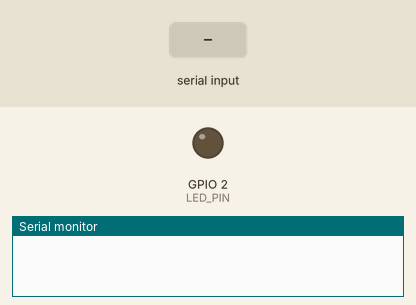
The sketch below on a simulated ESP32. Shown: output pins drawn as LEDs (lit = HIGH), the last lines printed to the serial monitor. Inputs (shaded band) come from the test bench. WiFi joins after 1.5 s; servers stay silent unless stated; uploads are accepted with an empty reply.

Above: at 0.0 s.
At 3.7 s:
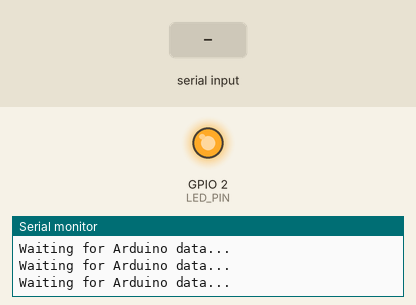
3.8 s: "90,45\n" received over the second serial link
At 4.9 s:
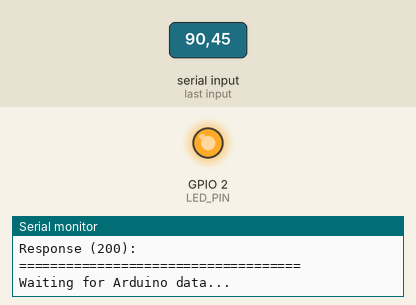
Timing chart, 0 to 6.8 s (numbered marks = the images above; inputs shaded):
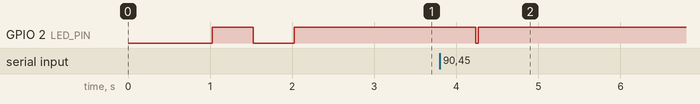

Measured:
- after the input at 3.8 s, GPIO 2 (LED_PIN): HIGH → LOW after 0.44 s, → HIGH 0.03 s later

The sketch:

final2.ino
```cpp
// (licence header left out)
#include <WiFi.h>
#include <HTTPClient.h>
#include <ArduinoJson.h>

// ============================================
// CONFIGURATION - CHANGE THESE VALUES!
// ============================================

const char* WIFI_SSID     = "FZH_N_202";
const char* WIFI_PASSWORD = "25388206";

const char* SERVER_URL = "https://emganalyzer.vercel.app/api/sensor-data";

const int SEND_INTERVAL_MS = 500;  // Send batch every 500ms
const int MAX_BATCH_SIZE   = 100;  // Max samples per batch

// If your Arduino sends mV values (like 2.666), multiply to scale up
// Set to 1000 to convert mV to microvolts, or 1 to keep as-is
const float EMG_SCALE_FACTOR = 1000.0;  // mV -> µV (gives values like 2666)

// Serial2 Pins
const int ESP_RX2 = 16;
const int ESP_TX2 = 17;

// LED Pin
const int LED_PIN = 2;

// ============================================
// Variables
// ============================================
unsigned long lastSendTime = 0;
String lineBuffer = "";

// Batch buffer for EMG readings
struct EMGSample {
  int emg;
  unsigned long timestamp;
};
EMGSample batchBuffer[MAX_BATCH_SIZE];
int batchCount = 0;

// ============================================
// WiFi Connection
// ============================================
void connectToWiFi() {
  Serial.print("Connecting to WiFi: ");
  Serial.println(WIFI_SSID);

  WiFi.mode(WIFI_STA);
  WiFi.begin(WIFI_SSID, WIFI_PASSWORD);

  int attempts = 0;
  while (WiFi.status() != WL_CONNECTED && attempts < 30) {
    digitalWrite(LED_PIN, !digitalRead(LED_PIN));
    delay(500);
    Serial.print(".");
    attempts++;
  }

  if (WiFi.status() == WL_CONNECTED) {
    Serial.println();
    Serial.println("WiFi connected!");
    Serial.print("IP Address: ");
    Serial.println(WiFi.localIP());
    digitalWrite(LED_PIN, HIGH);
  } else {
    Serial.println();
    Serial.println("Failed to connect to WiFi!");
    Serial.println("Check your credentials and try again.");
    digitalWrite(LED_PIN, LOW);
  }
}

// ============================================
// Read Arduino Serial Data
// Parses lines like "2.666\n" into float values
// Adds each reading to the batch buffer
// ============================================
void readArduinoSerial() {
  while (Serial2.available()) {
    char c = Serial2.read();

    if (c == '\n' || c == '\r') {
      if (lineBuffer.length() > 0) {
        float v = lineBuffer.toFloat();

        // Scale and add to batch buffer (if not full)
        if (batchCount < MAX_BATCH_SIZE) {
          // Scale the value (mV -> larger unit for visibility on chart)
          int scaledValue = (int)(v * EMG_SCALE_FACTOR);
          batchBuffer[batchCount].emg = scaledValue;
          batchBuffer[batchCount].timestamp = millis();
          batchCount++;

          Serial.print("Buffered [");
          Serial.print(batchCount);
          Serial.print("]: ");
          Serial.print(v, 3);
          Serial.print(" mV -> ");
          Serial.println(scaledValue);
        }

        lineBuffer = "";
      }
    } else {
      if (lineBuffer.length() < 32) {
        lineBuffer += c;
      } else {
        lineBuffer = "";  // overflow protection
      }
    }
  }
}

// ============================================
// Send Batched EMG Data to Server
// Sends JSON array: [{"emg": v1, "timestamp": t1}, {"emg": v2, "timestamp": t2}, ...]
// Server supports batch mode!
// ============================================
void sendBatchedEMGData() {
  if (batchCount == 0) {
    Serial.println("No data in batch to send");
    return;
  }

  if (WiFi.status() != WL_CONNECTED) {
    Serial.println("WiFi disconnected! Reconnecting...");
    connectToWiFi();
    if (WiFi.status() != WL_CONNECTED) {
      Serial.println("Still disconnected, skipping send");
      return;
    }
  }

  HTTPClient http;
  http.begin(SERVER_URL);
  http.addHeader("Content-Type", "application/json");
  http.setTimeout(15000);  // 15 second timeout for larger batches

  // Build JSON array of all buffered samples
  DynamicJsonDocument doc(MAX_BATCH_SIZE * 64 + 512);
  JsonArray arr = doc.to<JsonArray>();

  int samplesToSend = batchCount;
  for (int i = 0; i < samplesToSend; i++) {
    JsonObject sample = arr.createNestedObject();
    sample["emg"] = batchBuffer[i].emg;
    sample["timestamp"] = batchBuffer[i].timestamp;
  }

  // Clear batch AFTER copying to JSON
  batchCount = 0;

  String jsonString;
  serializeJson(doc, jsonString);

  Serial.println("========== SENDING BATCH ==========");
  Serial.print("Samples: ");
  Serial.println(samplesToSend);
  Serial.print("Payload size: ");
  Serial.print(jsonString.length());
  Serial.println(" bytes");

  // Print first few samples for debugging
  if (samplesToSend > 0) {
    Serial.print("First EMG: ");
    Serial.println(arr[0]["emg"].as<int>());
    if (samplesToSend > 1) {
      Serial.print("Last EMG: ");
      Serial.println(arr[samplesToSend-1]["emg"].as<int>());
    }
  }

  int httpResponseCode = http.POST(jsonString);

  if (httpResponseCode > 0) {
    String response = http.getString();
    Serial.print("Response (");
    Serial.print(httpResponseCode);
    Serial.print("): ");
    Serial.println(response);

    // Quick blink on success
    digitalWrite(LED_PIN, LOW);
    delay(30);
    digitalWrite(LED_PIN, HIGH);

  } else {
    Serial.print("ERROR sending batch! Code: ");
    Serial.print(httpResponseCode);
    Serial.print(" (");
    Serial.print(HTTPClient::errorToString(httpResponseCode));
    Serial.println(")");

    // Double blink on failure
    digitalWrite(LED_PIN, LOW);  delay(100);
    digitalWrite(LED_PIN, HIGH); delay(100);
    digitalWrite(LED_PIN, LOW);  delay(100);
    digitalWrite(LED_PIN, HIGH);
  }

  http.end();
  Serial.println("====================================");
}

// ============================================
// SETUP
// ============================================
void setup() {
  Serial.begin(115200);
  Serial2.begin(115200, SERIAL_8N1, ESP_RX2, ESP_TX2);

  delay(1000);

  Serial.println();
  Serial.println("========================================");
  Serial.println("  EMG Analyzer - Arduino Serial Bridge ");
  Serial.println("       ** BATCHED MODE ENABLED **      ");
  Serial.println("========================================");
  Serial.println();
  Serial.println("MODE: Real EMG via Arduino Serial (BATCHED)");
  Serial.print("Listening on GPIO ");
  Serial.println(ESP_RX2);
  Serial.print("Send interval: ");
  Serial.print(SEND_INTERVAL_MS);
  Serial.println(" ms");
  Serial.print("Max batch size: ");
  Serial.print(MAX_BATCH_SIZE);
  Serial.println(" samples");
  Serial.print("Scale factor: ");
  Serial.println(EMG_SCALE_FACTOR);
  Serial.println();

  pinMode(LED_PIN, OUTPUT);
  digitalWrite(LED_PIN, LOW);

  connectToWiFi();

  Serial.println();
  Serial.println("ESP32 ready. Waiting for Arduino EMG data...");
  Serial.println("All samples will be BATCHED and sent together!");
  Serial.println();
}

// ============================================
// MAIN LOOP
// ============================================
void loop() {
  // Continuously read incoming Arduino serial data into batch buffer
  readArduinoSerial();

  unsigned long currentTime = millis();

  // Send batch at regular intervals
  if (currentTime - lastSendTime >= SEND_INTERVAL_MS) {
    lastSendTime = currentTime;

    if (batchCount > 0) {
      Serial.print("\n>>> Batch ready with ");
      Serial.print(batchCount);
      Serial.println(" samples");
      sendBatchedEMGData();
    } else {
      Serial.println("Waiting for Arduino data...");
    }
  }

  // Small yield to prevent watchdog timeout
  yield();
}

/*
 * ============================================
 * TROUBLESHOOTING TIPS
 * ============================================
 *
 * 1. "WiFi not connecting"
 *    - Double-check SSID and password (case-sensitive!)
 *    - ESP32 only supports 2.4GHz WiFi (not 5GHz)
 *
 * 2. "Waiting for Arduino data..."
 *    - Check TX/RX wiring between Arduino and ESP32
 *    - Make sure Arduino is sending at 115200 baud
 *    - Ensure voltage divider is correctly wired (5V->3.3V)
 *    - Verify Arduino is printing values followed by \n
 *
 * 3. "ERROR sending batch"
 *    - Check SERVER_URL is correct
 *    - Server might be temporarily overloaded - will retry next interval
 *    - If testing locally, use your PC's local IP (not localhost)
 *
 * 4. "Values too small on chart"
 *    - Adjust EMG_SCALE_FACTOR at the top
 *    - If Arduino sends mV (like 2.666), use 1000 to get µV (2666)
 *    - If Arduino sends raw ADC (0-4095), use 1.0
 *
 * 5. "Data not showing on website"
 *    - Check Response shows "Received X sample(s)" where X > 1
 *    - If X is always 1, batching isn't working - check this code
 *    - Refresh the website dashboard page
 */
```
